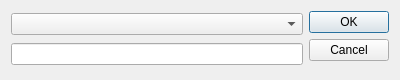
<?xml version="1.0" encoding="UTF-8"?>
<ui version="4.0">
 <class>TaskSelectDialog</class>
 <widget class="QDialog" name="TaskSelectDialog">
  <property name="geometry">
   <rect>
    <x>0</x>
    <y>0</y>
    <width>400</width>
    <height>80</height>
   </rect>
  </property>
  <property name="windowTitle">
   <string>Выбор задачи</string>
  </property>
  <layout class="QHBoxLayout" name="horizontalLayout">
   <item>
    <layout class="QVBoxLayout" name="verticalLayout">
     <item>
      <widget class="QComboBox" name="project"/>
     </item>
     <item>
      <widget class="QLineEdit" name="task">
       <property name="text">
        <string extracomment="Задача"/>
       </property>
      </widget>
     </item>
    </layout>
   </item>
   <item>
    <widget class="QDialogButtonBox" name="buttonBox">
     <property name="orientation">
      <enum>Qt::Vertical</enum>
     </property>
     <property name="standardButtons">
      <set>QDialogButtonBox::Cancel|QDialogButtonBox::Ok</set>
     </property>
    </widget>
   </item>
  </layout>
 </widget>
 <resources/>
 <connections>
  <connection>
   <sender>buttonBox</sender>
   <signal>accepted()</signal>
   <receiver>TaskSelectDialog</receiver>
   <slot>accept()</slot>
   <hints>
    <hint type="sourcelabel">
     <x>248</x>
     <y>254</y>
    </hint>
    <hint type="destinationlabel">
     <x>157</x>
     <y>274</y>
    </hint>
   </hints>
  </connection>
  <connection>
   <sender>buttonBox</sender>
   <signal>rejected()</signal>
   <receiver>TaskSelectDialog</receiver>
   <slot>reject()</slot>
   <hints>
    <hint type="sourcelabel">
     <x>316</x>
     <y>260</y>
    </hint>
    <hint type="destinationlabel">
     <x>286</x>
     <y>274</y>
    </hint>
   </hints>
  </connection>
 </connections>
</ui>
